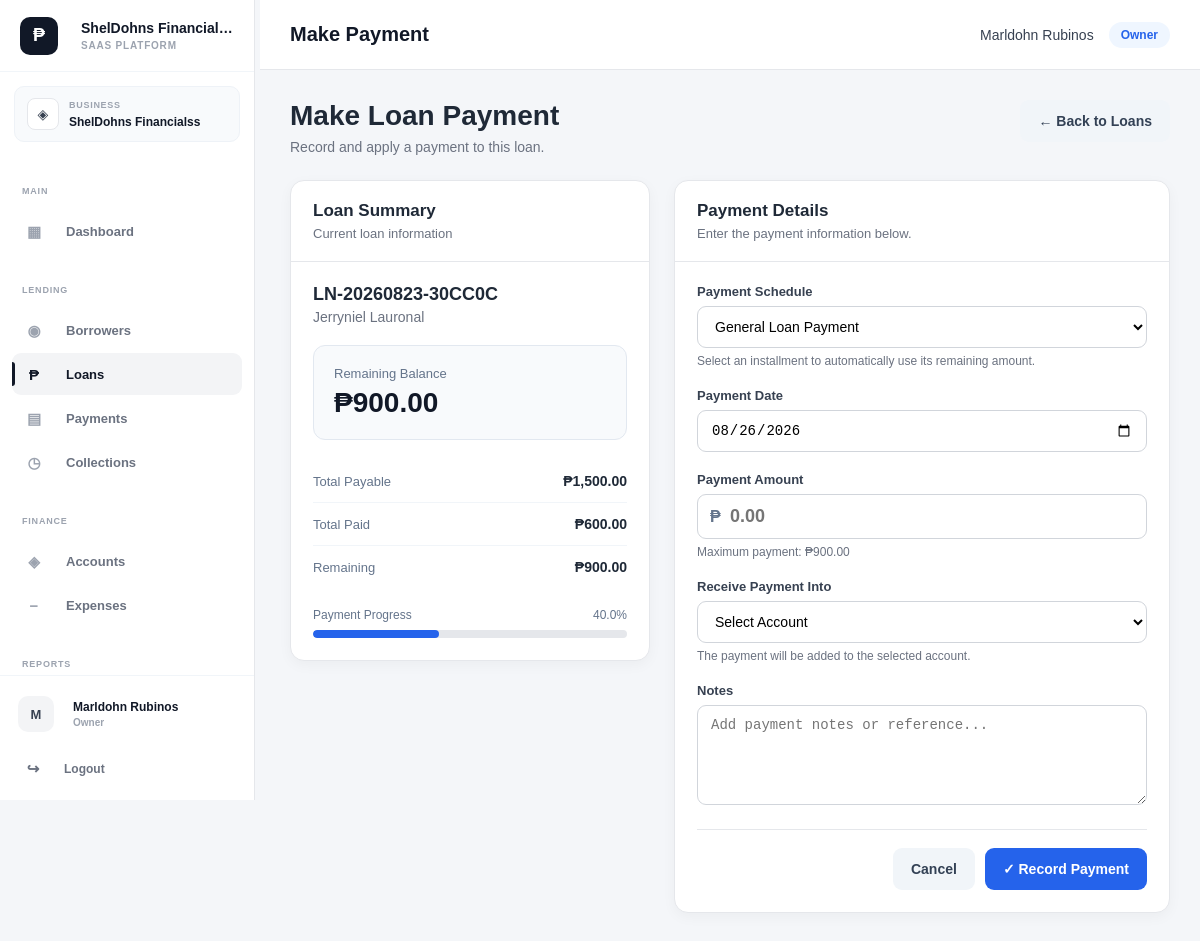
The app's page /public/index.php?url=loans/payment&id=7 (signed in) with its own data.
### tables this page shows
CREATE TABLE `loans` (
  `id` int(10) UNSIGNED NOT NULL,
  `business_id` bigint(20) UNSIGNED NOT NULL,
  `borrower_id` int(10) UNSIGNED NOT NULL,
  `account_id` int(10) UNSIGNED DEFAULT NULL,
  `category_id` int(10) UNSIGNED DEFAULT NULL,
  `loan_number` varchar(50) NOT NULL,
  `principal_amount` decimal(15,2) NOT NULL DEFAULT 0.00,
  `interest_rate` decimal(8,2) NOT NULL DEFAULT 0.00,
  `interest_type` enum('flat','reducing_balance') NOT NULL DEFAULT 'flat',
  `payment_type` enum('installment','full_payment') NOT NULL DEFAULT 'installment',
  `term` int(11) NOT NULL DEFAULT 1,
  `term_period` enum('days','weeks','months','years') NOT NULL DEFAULT 'months',
  `processing_fee` decimal(15,2) NOT NULL DEFAULT 0.00,
  `total_interest` decimal(15,2) NOT NULL DEFAULT 0.00,
  `total_payable` decimal(15,2) NOT NULL DEFAULT 0.00,
  `release_date` date DEFAULT NULL,
  `first_payment_date` date DEFAULT NULL,
  `status` enum('pending','approved','active','completed','overdue','cancelled','rejected') NOT NULL DEFAULT 'pending',
  `purpose` varchar(255) DEFAULT NULL,
  `notes` text DEFAULT NULL,
  `created_by` int(10) UNSIGNED DEFAULT NULL,
  `created_at` timestamp NOT NULL DEFAULT current_timestamp(),
  `updated_at` timestamp NOT NULL DEFAULT current_timestamp() ON UPDATE current_timestamp()
);

### app/views/loans/payment.php (the view, shortened to what the rows shown need)
<?php
$user = $user ?? Auth::user();
$tenantRole = $tenantRole ?? Auth::tenantRole();
$loanId = (int)(
    $loan['id']
    ?? 0
);
$loanName =
    $loan['loan_number']
    ?? ('Loan #' . $loanId);
$borrowerName =
    $loan['borrower_name']
    ?? 'Borrower';
$totalPayable =
    (float)(
        $loan['total_payable']
        ?? 0
    );
$totalPaid =
    (float)(
        $totalPaid
        ?? 0
    );
$remainingBalance =
    max(
        0,
        $totalPayable - $totalPaid
    );
$accounts =
    is_array($accounts ?? null)
        ? $accounts
        : [];
$today = date('Y-m-d');
$paymentPercentage = 0;
if ($totalPayable > 0) {
    $paymentPercentage =
        min(
            100,
            max(
                0,
                ($totalPaid / $totalPayable) * 100
            )
        );
}
?>
<!DOCTYPE html>
<html lang="en">
<head>
    <link
        rel="stylesheet"
        href="assets/css/style.css"
    >
</head>
<body>
<?php
require APP_PATH .
    '/views/layouts/sidebar.php';
?>
<div class="main-content">
    <nav class="navbar">
        <div class="page-title">
            Make Payment
        </div>
        <div class="user-info">
            <span class="user-name">
                <?= htmlspecialchars(
                    $user['full_name']
                    ?? $user['username']
                    ?? 'User'
                ) ?>
            </span>
            <span class="badge">
                <?= htmlspecialchars(
                    $tenantRole
                    ?? $user['role']
                    ?? 'User'
                ) ?>
            </span>
        </div>
    </nav>
    <div class="container">
        <div class="payment-page">
            <div class="payment-header">
                <div class="payment-header-content">
                    <h1>
                        Make Loan Payment
                    </h1>
                    <p>
                        Record and apply a payment to this loan.
                    </p>
                </div>
                <a
                    href="index.php?url=loans"
                    class="payment-btn payment-btn-secondary"
                >
                    ← Back to Loans
                </a>
            </div>
            <div class="payment-grid">
                <div class="payment-card loan-summary-card">
                    <div class="payment-card-header">
                        <h2>
                            Loan Summary
                        </h2>
                        <p>
                            Current loan information
                        </p>
                    </div>
                    <div class="payment-card-body">
                        <div class="loan-number">
                            <?= htmlspecialchars(
                                $loanName
                            ) ?>
                        </div>
                        <div class="loan-borrower">
                            <?= htmlspecialchars(
                                $borrowerName
                            ) ?>
                        </div>
                        <div class="balance-box">
                            <span class="balance-label">
                                Remaining Balance
                            </span>
                            <span class="balance-amount">
                                ₱<?= number_format(
                                    $remainingBalance,
                                    2
                                ) ?>
                            </span>
                        </div>
                        <div class="summary-list">
                            <div class="summary-row">
                                <span class="summary-label">
                                    Total Payable
                                </span>
                                <span class="summary-value">
                                    ₱<?= number_format(
                                        $totalPayable,
                                        2
                                    ) ?>
                                </span>
                            </div>
                            <div class="summary-row">
                                <span class="summary-label">
                                    Total Paid
                                </span>
                                <span class="summary-value">
                                    ₱<?= number_format(
                                        $totalPaid,
                                        2
                                    ) ?>
                                </span>
                            </div>
                            <div class="summary-row">
                                <span class="summary-label">
                                    Remaining
                                </span>
                                <span class="summary-value">
                                    ₱<?= number_format(
                                        $remainingBalance,
                                        2
                                    ) ?>
                                </span>
                            </div>
                        </div>
                        <div class="payment-progress">
                            <div class="payment-progress-header">
                                <span>
                                    Payment Progress
                                </span>
                                <span>
                                    <?= number_format(
                                        $paymentPercentage,
                                        1
                                    ) ?>%
                                </span>
                            </div>
                            <div class="payment-progress-bar">
                                <div
                                    class="payment-progress-fill"
                                    style="
                                        width:
                                        <?= $paymentPercentage ?>%;
                                    "
                                ></div>
                            </div>
                        </div>
                    </div>
                </div>
                <div class="payment-card">
                    <div class="payment-card-header">
                        <h2>
                            Payment Details
                        </h2>
                        <p>
                            Enter the payment information below.
                        </p>
                    </div>
                    <div class="payment-card-body">
                        <form
                            method="POST"
                            action="index.php?url=loans/payment/store"
                            id="paymentForm"
                        >
                            <div class="payment-form-group">
                                <label
                                    for="schedule_id"
                                >
                                    Payment Schedule
                                </label>
                                <select
                                    name="schedule_id"
                                    id="schedule_id"
                                >
                                    <option value="">
                                        General Loan Payment
                                    </option>
                                </select>
                                <small class="payment-help">
                                    Select an installment to
                                    automatically use its
                                    remaining amount.
                                </small>
                            </div>
                            <div class="payment-form-group">
                                <label
                                    for="payment_date"
                                >
                                    Payment Date
                                </label>
                                <input
                                    type="date"
                                    name="payment_date"
                                    id="payment_date"
                                    value="<?= htmlspecialchars(
                                        $today
                                    ) ?>"
                                    required
                                >
                            </div>
                            <div class="payment-form-group">
                                <label
                                    for="payment_amount"
                                >
                                    Payment Amount
                                </label>
                                <div class="amount-wrapper">
                                    <span class="amount-symbol">
                                    </span>
                                    <input
                                        type="number"
                                        name="amount"
                                        id="payment_amount"
                                        class="amount-input"
                                        min="0.01"
                                        max="<?= htmlspecialchars(
                                            number_format(
                                                $remainingBalance,
                                                2,
                                                '.',
                                                ''
                                            )
                                        ) ?>"
                                        step="0.01"
                                        placeholder="0.00"
                                        required
                                    >
                                </div>
                                <small class="payment-help">
                                    Maximum payment:
                                    ₱<?= number_format(
                                        $remainingBalance,
                                        2
                                    ) ?>
                                </small>
                            </div>
                            <div class="payment-form-group">
                                <label
                                    for="account_id"
                                >
                                    Receive Payment Into
                                </label>
                                <select
                                    name="account_id"
                                    id="account_id"
                                    required
                                    <?= empty($accounts)
                                        ? 'disabled'
                                        : '' ?>
                                >
                                    <option value="">
                                        Select Account
                                    </option>
                                </select>
                                <small class="payment-help">
                                    The payment will be added
                                    to the selected account.
                                </small>
                            </div>
                            <div class="payment-form-group">
                                <label
                                    for="notes"
                                >
                                    Notes
                                </label>
                                <textarea
                                    name="notes"
                                    id="notes"
                                    rows="4"
                                    placeholder="Add payment notes or reference..."
                                ></textarea>
                            </div>
                            <div class="payment-actions">
                                <a
                                    href="index.php?url=loans"
                                    class="payment-btn payment-btn-secondary"
                                >
                                    Cancel
                                </a>
                                <button
                                    type="submit"
                                    class="payment-btn payment-btn-primary"
                                    id="submitPayment"
                                    <?= (
                                        $remainingBalance <= 0
                                        ||
                                        empty($accounts)
                                    )
                                        ? 'disabled'
                                        : '' ?>
                                >
                                    ✓ Record Payment
                                </button>
                            </div>
                        </form>
                    </div>
                </div>
            </div>
        </div>
    </div>
</div>
</body>
</html>

### records on screen
loans: loan_number "LN-20260823-30CC0C", total_payable "900.00", total_payable "1,500.00", total_payable "40.0"

### other values on screen
$sidebarBrandName "ShelDohns Financialss"
$sidebarBrandTagline "SAAS PLATFORM"
$business['name'] "ShelDohns Financialss"
$avatarLetter "M"
$displayName "Marldohn Rubinos"
$displayRole "Owner"
$user['full_name'] "Marldohn Rubinos"
$tenantRole "Owner"
$borrowerName "Jerryniel Lauronal"
$totalPaid "600.00"
